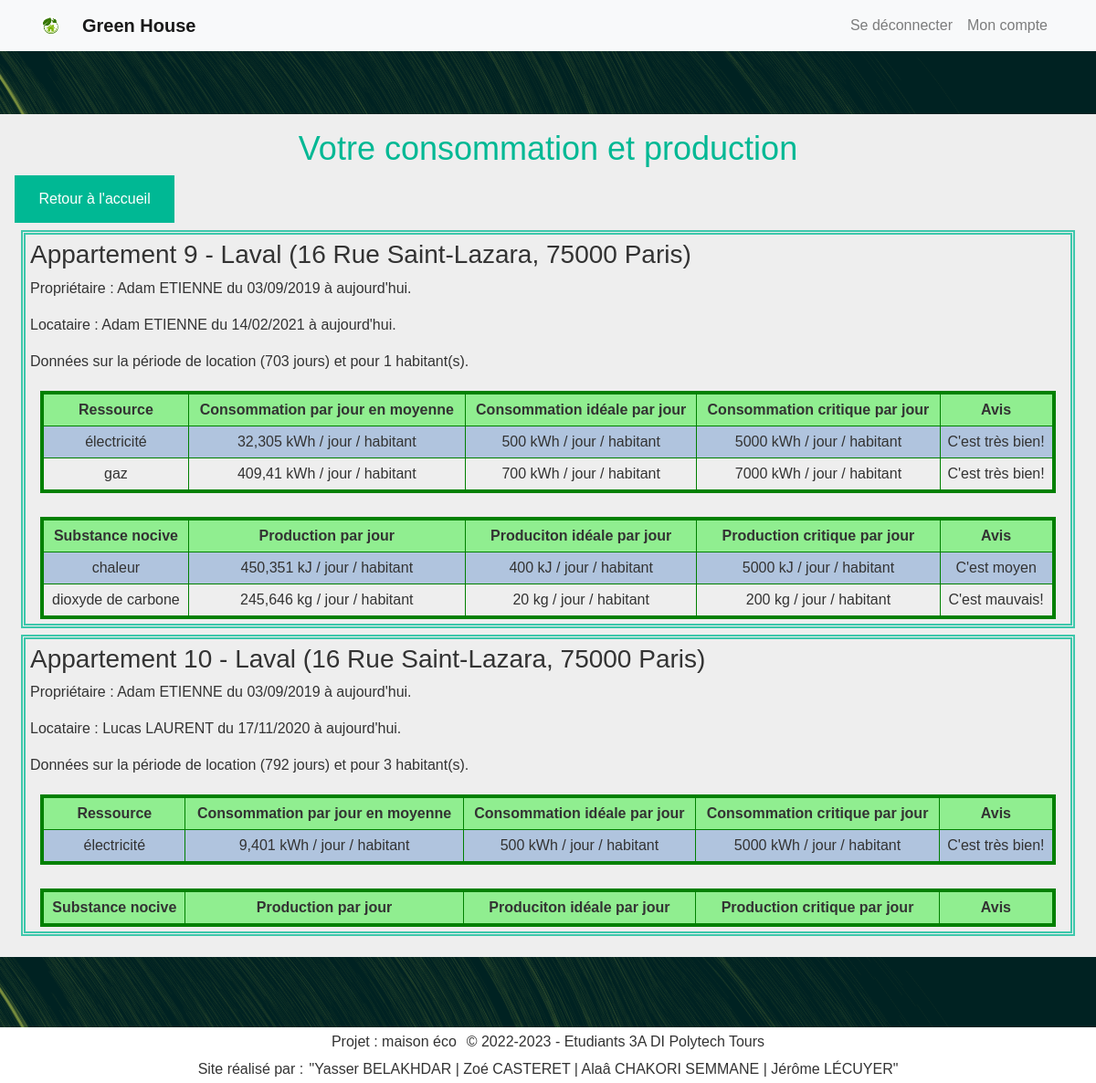
Page /administration/gererConso.php (signed in) on the committed database.
### tables this page shows
CREATE TABLE Appartement(
   idAppartement INT AUTO_INCREMENT,
   numAppart INT,
   degreSecurite INT NOT NULL,
   typeAppart INT NOT NULL,
   idPropriete INT NOT NULL,
   PRIMARY KEY(idAppartement),
   FOREIGN KEY(degreSecurite) REFERENCES TypeSecurite(degreSecurite)
        ON DELETE CASCADE,
   FOREIGN KEY(typeAppart) REFERENCES TypeAppartement(typeAppart)
        ON DELETE CASCADE,
   FOREIGN KEY(idPropriete) REFERENCES Propriete(idPropriete)
        ON DELETE CASCADE
);

CREATE TABLE Appareil(
   idAppareil INT AUTO_INCREMENT,
   nomAppareil VARCHAR(50)  NOT NULL,
   emplacement VARCHAR(200) ,
   idTypeAppareil INT NOT NULL,
   idPiece INT NOT NULL,
   PRIMARY KEY(idAppareil),
   FOREIGN KEY(idTypeAppareil) REFERENCES TypeAppareil(idTypeAppareil)
        ON DELETE CASCADE,
   FOREIGN KEY(idPiece) REFERENCES Piece(idPiece)
        ON DELETE CASCADE
);

### WEB/common/bdd.php (called while the page is built, shortened)
<?php
if (isset($_SESSION['Id']) && !empty($_SESSION['Id'])) {
	$estConnecte = true;
} else {
	$sessionId = null;
	$estConnecte = false;
	$estAdmin = false;
	$Prenom = "";
	$Nom = "";
}

### WEB/common/fonctions.php (called while the page is built, shortened)
<?php
function adressePropriete($propriete)
{
	$adresse = $propriete['numeroRue'] . " " . $propriete['nomRue'] . ", " . $propriete['codePostal'] . " " . $propriete['nomVille'];
	if ($propriete['nomPropriete'] != null) {
		$labelPropriete = $propriete['nomPropriete'] . " (" . $adresse . ")";
	} else {
		$labelPropriete = $adresse;
	}
	return $labelPropriete;
}
function periodeDateDuAu($dateDebut, $dateFin) {
	if($dateFin == NULL) {
		return "du " . date("d/m/Y", strtotime($dateDebut)) . " à aujourd'hui";
	} else {
		return "du " . date("d/m/Y", strtotime($dateDebut)) . " au " . date("d/m/Y", strtotime($dateFin));
	}
}

### WEB/administration/gererConso.php (the view, shortened to what this page needs)
<!DOCTYPE html>
 <html lang="fr">
 <head>
    <?php require "../common/header.php"; ?>
    <h2>Votre consommation et production</h2>
    <a href="../Page_accueil/Page_accueil.php" class = "bouton-retour">Retour à l'accueil</a>
    <?php
    $reqApparts = 'SELECT Appartement.idAppartement, numAppart, numeroRue, nomRue, codePostal, nomVille, nomPropriete,
                    datedebutprop, datefinprop,
                    datedebutloc, dateFinLoc, nbHabitants,
                    (UNIX_TIMESTAMP(IFNULL(dateFinLoc,NOW())) - UNIX_TIMESTAMP(datedebutloc)) AS tempsDureeLocation,
                    idProprietaire, nomProprietaire, prenomProprietaire,
                    idLocataire, nomLocataire, prenomLocataire
            FROM Appartement NATURAL JOIN ProprieteAdresse
            LEFT OUTER JOIN DernierProprietaire ON ProprieteAdresse.idPropriete = DernierProprietaire.idPropriete
            LEFT OUTER JOIN LocataireActuel ON Appartement.idAppartement = LocataireActuel.idAppartement';
    if (!isset($estAdmin) || $estAdmin != true) {
        $reqApparts = "$reqApparts WHERE idProprietaire = {$_SESSION['Id']}";
    }
    $dataApparts = $bdd->query($reqApparts);
    foreach ($dataApparts as $appartement) {
        $heuresDureeLocation = $appartement['tempsDureeLocation'] / 3600;
        echo "<div class=\"appart\">
        <h3>";
        if ($appartement['numAppart'] != NULL) echo "Appartement {$appartement['numAppart']} - ";
        echo adressePropriete($appartement) . "</h3>";
        $textePeriodeProprietaire = periodeDateDuAu($appartement['datedebutprop'], $appartement['datefinprop']);
        echo "<p>Propriétaire : {$appartement['prenomProprietaire']} {$appartement['nomProprietaire']} $textePeriodeProprietaire.</p>";
        $dateDebut = $appartement['datedebutloc'];
        $dateFin = $appartement['dateFinLoc'];
        $textPeriodeLocation = periodeDateDuAu($dateDebut, $dateFin);
        if($dateFin == NULL) $dateFin = date('Y-m-d');
        echo "<p>Locataire : {$appartement['prenomLocataire']} {$appartement['nomLocataire']} $textPeriodeLocation.</p>";
        $nbJoursLocation = round($heuresDureeLocation / 24, 0);
        echo "<p>Données sur la période de location ($nbJoursLocation jours) et pour {$appartement['nbHabitants']} habitant(s).</p>";
        $reqConso = "SELECT idAppareil, libTypeRessource, valCritiqueConsoAppart, valIdealeConsoAppart, quantiteAllume,
                    SUM((UNIX_TIMESTAMP(IFNULL(dateOff, NOW())) - UNIX_TIMESTAMP(dateOn))) AS dureeAllume
                FROM TypeRessource NATURAL JOIN Consommer NATURAL JOIN TypeAppareil NATURAL JOIN Appareil NATURAL JOIN Piece NATURAL JOIN HistoriqueConsommation
                WHERE idAppartement = {$appartement['idAppartement']} AND dateOn >= '$dateDebut' AND dateOn <= '$dateFin'
                GROUP BY typeRessource";
        $dataConso = $bdd->query($reqConso);
        echo "<table class=\"with-space\">
                <tbody>
                    <tr class=\"titre\">
                        <td>Ressource</td>
                        <td>Consommation par jour en moyenne</td>
                        <td>Consommation idéale par jour</td>
                        <td>Consommation critique par jour</td>
                        <td>Avis</td>
                    </tr>";
        foreach ($dataConso as $ligneConso) {
            $consommation = ($ligneConso['dureeAllume'] / 3600) * $ligneConso['quantiteAllume'] / $heuresDureeLocation / $appartement['nbHabitants'];
            $libTypeRessource = $ligneConso['libTypeRessource'];
            $unite = "kWh / jour / habitant";
            echo "<tr>
                    <td>$libTypeRessource</td>
                    <td>" . str_replace(".", ",", round($consommation, 3)) . " $unite</td>
                    <td>" . $ligneConso['valIdealeConsoAppart'] . " $unite</td>
                    <td>" . $ligneConso['valCritiqueConsoAppart'] . " $unite</td>";
            if ($ligneConso['valIdealeConsoAppart']+5 >= $consommation) echo "<td class=\"vert\">C'est très bien!</td>";
            else if ($ligneConso['valCritiqueConsoAppart']-5 > $consommation) echo "<td class=\"orange\">C'est moyen</td>";
            else echo "<td class=\"rouge\">C'est mauvais!</td>";
            echo "</tr>";
        }
        echo "<tr class=\"space\"><td colspan=\"6\" class=\"ignore-border\">&nbsp;</td></tr>";
        $reqProd = "SELECT libTypeSubstance, valCritiqueProdAppart, valIdealeProdAppart, idAppareil, quantiteAllume,
                SUM((UNIX_TIMESTAMP(IFNULL(dateOff, NOW())) - UNIX_TIMESTAMP(dateOn))) AS dureeAllume
                FROM TypeSubstance NATURAL JOIN Produire NATURAL JOIN TypeAppareil NATURAL JOIN Appareil NATURAL JOIN Piece NATURAL JOIN HistoriqueConsommation
                WHERE idAppartement = {$appartement['idAppartement']} AND dateOn >= '$dateDebut' AND dateOn <= '$dateFin'
                GROUP BY typeSubstance";
        $dataProd = $bdd->query($reqProd);
        echo "      <tr class=\"titre\">
                        <td>Substance nocive</td>
                        <td>Production par jour</td>
                        <td>Produciton idéale par jour</td>
                        <td>Production critique par jour</td>
                        <td>Avis</td>
                    </tr>";
        foreach ($dataProd as $ligneProd) {
            $heuresAllume = $ligneProd['dureeAllume'] / 3600;
            $production = $heuresAllume * $ligneProd['quantiteAllume'] / $heuresDureeLocation / $appartement['nbHabitants'];
            $unite = " kg/j";
            switch($ligneProd['libTypeSubstance']) {
                case "dioxyde de carbone":
                    $unite = " kg / jour / habitant";
                    break;
                case "chaleur":
                    $unite = " kJ / jour / habitant";
                    break;
            }
            echo "<tr>
                    <td>{$ligneProd['libTypeSubstance']}</td>
                    <td>" . str_replace(".", ",", round($production, 3)) . "$unite</td>
                    <td>" . $ligneProd['valIdealeProdAppart'] . $unite . "</td>
                    <td>" . $ligneProd['valCritiqueProdAppart'] . $unite . "</td>";
            if ($ligneProd['valIdealeProdAppart']+5 >= $production) echo "<td class=\"vert\">C'est très bien!</td>";
            else if ($ligneProd['valCritiqueProdAppart']-5 > $production) echo "<td class=\"orange\">C'est moyen</td>";
            else echo "<td class=\"rouge\">C'est mauvais!</td>";
            echo "</tr>";
        }
        echo "</tbody>
            </table>
            </div>";
    }
    ?>
 </body>
 <?php require "../common/footer.php"; ?>
</html>

### WEB/common/header.php (shortened to what this page needs)
<?php
if (!isset($ROOT)) {
    $ROOT = "../";
}
require_once("main.php");
require_once("fonctions.php");
?>
<link rel="stylesheet" href="https://maxcdn.bootstrapcdn.com/bootstrap/4.0.0/css/bootstrap.min.css">
<link rel='stylesheet' type='text/css' media='screen' href='<?= $ROOT ?>common/style/main.css'>
</head>
<body>
    <nav class="navbar navbar-expand-lg navbar-light bg-light fixed-top">
        <div class="container">
            <img src="<?= $ROOT ?>common/images/Green_house.webp" alt="Green_house" width="20" height="20" style="float:left; margin:0 25px 0 0;" />
            <a class="navbar-brand" href="<?= $ROOT ?>Page_accueil/Page_accueil.php"><b>Green House </b></a>
            <div class="collapse navbar-collapse" id="navbarResponsive">
                <ul class="navbar-nav ml-auto">
                    <?php
                    if (!$estConnecte) {
                        echo "<li class='nav-item'><a class='nav-link' href='{$ROOT}Page_accueil/inscription.php'>S'inscrire</a></li>";
                        echo "<li class='nav-item'><a class='nav-link' href='{$ROOT}Page_accueil/connexion.php'>Se connecter (utilisateur)</a></li>";
                        echo "<li class='nav-item'><a class='nav-link' href='{$ROOT}Page_accueil/connexion_administrateur.php'>Se connecter (admin)</a></li>";
                    } else {
                        echo "<li class='nav-item'><a class='nav-link' href='{$ROOT}Page_accueil/deconnexion.php'>Se déconnecter</a></li>";
                        echo "<li class='nav-item'><a class='nav-link' href='{$ROOT}Page_accueil/gestion_compte.php'>Mon compte</a></li>";
                    }
                    ?>
                </ul>
            </div>
        </div>
    </nav>
    <br><br>
    <div class="vantatopologymin" id="vantatopologymin_1"></div>
    <div class="body">

### WEB/common/footer.php (shortened to what this page needs)
<footer style="background-color: white;">
	<div class="vantatopologymin" id="vantatopologymin_2"></div>
	<div class="footer">
		<div class="flex-together">
			<p>Projet : maison éco</p>&nbsp;
			<p>© 2022-2023 - Etudiants 3A DI Polytech Tours</p>
		</div>
		<div class="flex-together">
			<p>Site réalisé par : </p>
			<p>"Yasser BELAKHDAR | Zoé CASTERET | Alaâ CHAKORI SEMMANE | Jérôme LÉCUYER"</p>
		</div>
	</div>
</footer>

### WEB/common/style/main.css (style rules this page uses)
html { height: 100%; }
body { font-family: Arial, sans-serif; color: #333; background-color: #eee; margin: 0; min-height: 100%; display: flex; flex-direction: column; }
.body { padding: 1em; }
h2 { font-size: 36px; text-align: center; color: #00b894; }
.bouton-retour { display: block; width: 15%; margin: 20px; padding: 12px 20px; }
button, .header-right > a, .bouton, .bouton-retour { background-color: #00b894; color: #fff; padding: 14px 20px; margin: 8px 0; border: none; cursor: pointer; text-align: center; text-decoration: none; }
table.with-space { margin: 20px auto auto auto; table-layout: auto; width: 98%; text-align: center; border-collapse: collapse; border: solid green 4px; border-left: none; border-right: none; }
table tr:not(.titre):not(.space):nth-child(even) { background: lightsteelblue; }
table .titre { font-weight: bold; background: lightgreen; }
table td:not(.ignore-border) { border: solid green 1px; padding: 5px; }
table tr { border-collapse: collapse; border: solid green 4px; }
table tr:not(.space) { border-top: none; border-bottom: none; }
table tr.space { border-left: none; border-right: none; }
.appart { border: double #3dc7ab 5px; margin: 7px; padding: 5px; }
footer { margin-top: auto; }
footer > .footer { padding: 0 1em; display: flex; flex-direction: column; justify-content: center; align-items: center; }
footer p { margin: auto 0; padding: 0.2em; }
.flex-together { display: flex; flex-direction: row; flex-wrap: wrap; }
.vantatopologymin { height: 77px; position: unset !important; }

### rows in the picture
appartement: numAppart "9", appartement "Laval (16 Rue Saint-Lazara, 75000 Paris)", prenomProprietaire "Adam", nomProprietaire "ETIENNE", textePeriodeProprietaire "du 03/09/2019 à aujourd'hui", prenomLocataire "Adam", nomLocataire "ETIENNE", textPeriodeLocation "du 14/02/2021 à aujourd'hui", nbJoursLocation "703", nbHabitants "1"
appareil: libTypeRessource "électricité", consommation "32,305", unite "kWh / jour / habitant", valIdealeConsoAppart "500", valCritiqueConsoAppart "5000"
appareil: libTypeRessource "gaz", consommation "409,41", unite "kWh / jour / habitant", valIdealeConsoAppart "700", valCritiqueConsoAppart "7000", libTypeSubstance "chaleur", production "450,351", unite "kJ / jour / habitant", valIdealeProdAppart "400", valCritiqueProdAppart "5000", shows "C'est moyen", libTypeSubstance "dioxyde de carbone", production "245,646", unite "kg / jour / habitant", valIdealeProdAppart "20", valCritiqueProdAppart "200"
appartement: numAppart "10", appartement "Laval (16 Rue Saint-Lazara, 75000 Paris)", prenomProprietaire "Adam", nomProprietaire "ETIENNE", textePeriodeProprietaire "du 03/09/2019 à aujourd'hui", prenomLocataire "Lucas", nomLocataire "LAURENT", textPeriodeLocation "du 17/11/2020 à aujourd'hui", nbJoursLocation "792", nbHabitants "3"
appareil: libTypeRessource "électricité", consommation "9,401", unite "kWh / jour / habitant", valIdealeConsoAppart "500", valCritiqueConsoAppart "5000"
